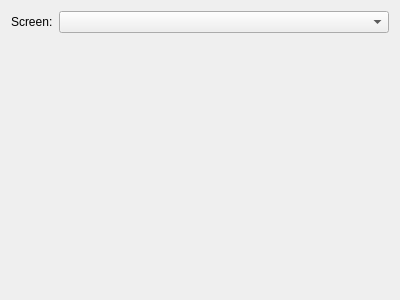
<?xml version="1.0" encoding="UTF-8"?>
<ui version="4.0">
    <class>KeyboardModifier</class>
    <widget class="QWidget" name="KeyboardModifier">
        <property name="geometry">
            <rect>
                <x>0</x>
                <y>0</y>
                <width>400</width>
                <height>300</height>
            </rect>
        </property>
        <property name="windowTitle">
            <string>Form</string>
        </property>
        <layout class="QVBoxLayout" name="verticalLayout">
            <item>
                <layout class="QHBoxLayout" name="horizontalLayout">
                    <item>
                        <widget class="QLabel" name="label">
                            <property name="sizePolicy">
                                <sizepolicy hsizetype="Fixed" vsizetype="Maximum">
                                    <horstretch>0</horstretch>
                                    <verstretch>0</verstretch>
                                </sizepolicy>
                            </property>
                            <property name="text">
                                <string>Screen:</string>
                            </property>
                        </widget>
                    </item>
                    <item>
                        <widget class="QComboBox" name="comboScreen"/>
                    </item>
                </layout>
            </item>
            <item>
                <spacer name="verticalSpacer">
                    <property name="orientation">
                        <enum>Qt::Vertical</enum>
                    </property>
                    <property name="sizeHint" stdset="0">
                        <size>
                            <width>20</width>
                            <height>40</height>
                        </size>
                    </property>
                </spacer>
            </item>
        </layout>
    </widget>
    <resources/>
    <connections/>
</ui>
